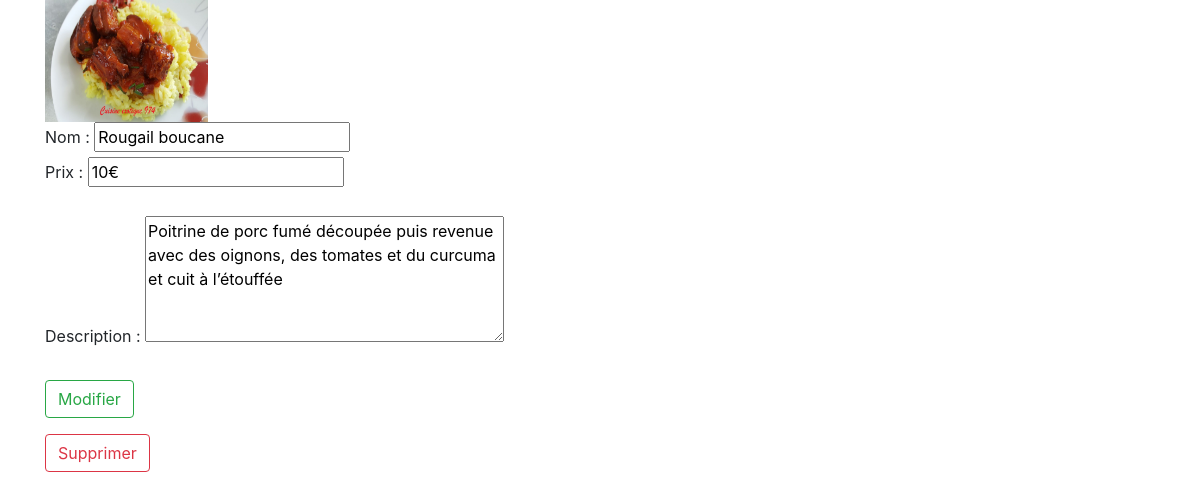
/page_plat.php?plat=3, run on the app's committed database.
### tables this page shows
CREATE TABLE IF NOT EXISTS `plats` (
  `id` int(11) NOT NULL AUTO_INCREMENT,
  `nom` varchar(20) NOT NULL,
  `prix` varchar(10) NOT NULL,
  `description` varchar(250) NOT NULL,
  `image` varchar(250) DEFAULT NULL,
  PRIMARY KEY (`id`)
);

### Plat.php (called while the page is built, shortened)
<?php
class Plat
{
    private $nom;
    private $prix;
    private $description;
    private $image;
    public function getNom()
    {
        return $this->nom;
    }
    public function getPrix()
    {
        return $this->prix;
    }
    public function getDescription()
    {
        return $this->description;
    }
    public function getImage()
    {
        return $this->image;
    }
}
?>

### page_plat.php (the view, shortened to what this page needs)
<?php
require 'connexion_bd.php';
include 'Plat.php';
if (isset($_GET["plat"])) {
    $id = $_GET["plat"];
    $requete = $db->query("SELECT * from plats WHERE id = '$id'");
    $requete->setFetchMode(PDO::FETCH_CLASS, 'Plat');
    $plat = $requete->fetch();
} else {
    $id = $_POST["idplat"];
    $requete = $db->query("SELECT * from plats WHERE id = '$id'");
    $requete->setFetchMode(PDO::FETCH_CLASS, 'Plat');
    $plat = $requete->fetch();
}
?>
<html>
    <head>
        <link rel="stylesheet" href="https://stackpath.bootstrapcdn.com/bootstrap/4.3.1/css/bootstrap.min.css">
        <link rel="stylesheet" href="https://use.fontawesome.com/releases/v5.0.8/css/all.css">
    </head>
    <body>
        <div class="container">
            <?php echo '<img src="images_plats/'.$plat->getImage().'"height="122" width="163">'?>
            <form action="page_plat.php" method="POST">
                <label for="nplat">Nom :</label>
                <input type="text" id="nplat" name="nplat" value="<?php echo $plat->getNom() ?>"><br>
                <label for="prixplat">Prix :</label>
                <input type="text" id="prixplat" name="prixplat" value="<?php echo $plat->getPrix() ?>"><br><br>
                <label for="descplat">Description :</label>
                <textarea id="descplat" name="descplat"
                          rows="5" cols="33"><?php echo $plat->getDescription() ?></textarea><br><br>
                <button type="submit" class="btn btn-outline-success">Modifier</button> &nbsp;
            </form>
            <form action="supp_plat.php" method='POST'>
                <button type="submit" class="btn btn-outline-danger">Supprimer</button>
            </form>
        </div>
</body>
</html>

### data on the page
plats: image (picture), nplat "Rougail boucane", prixplat "10€", descplat "Poitrine de porc fumé découpée puis revenue avec des oignons, des tomates et du curcuma et cuit à l’étouffée"
